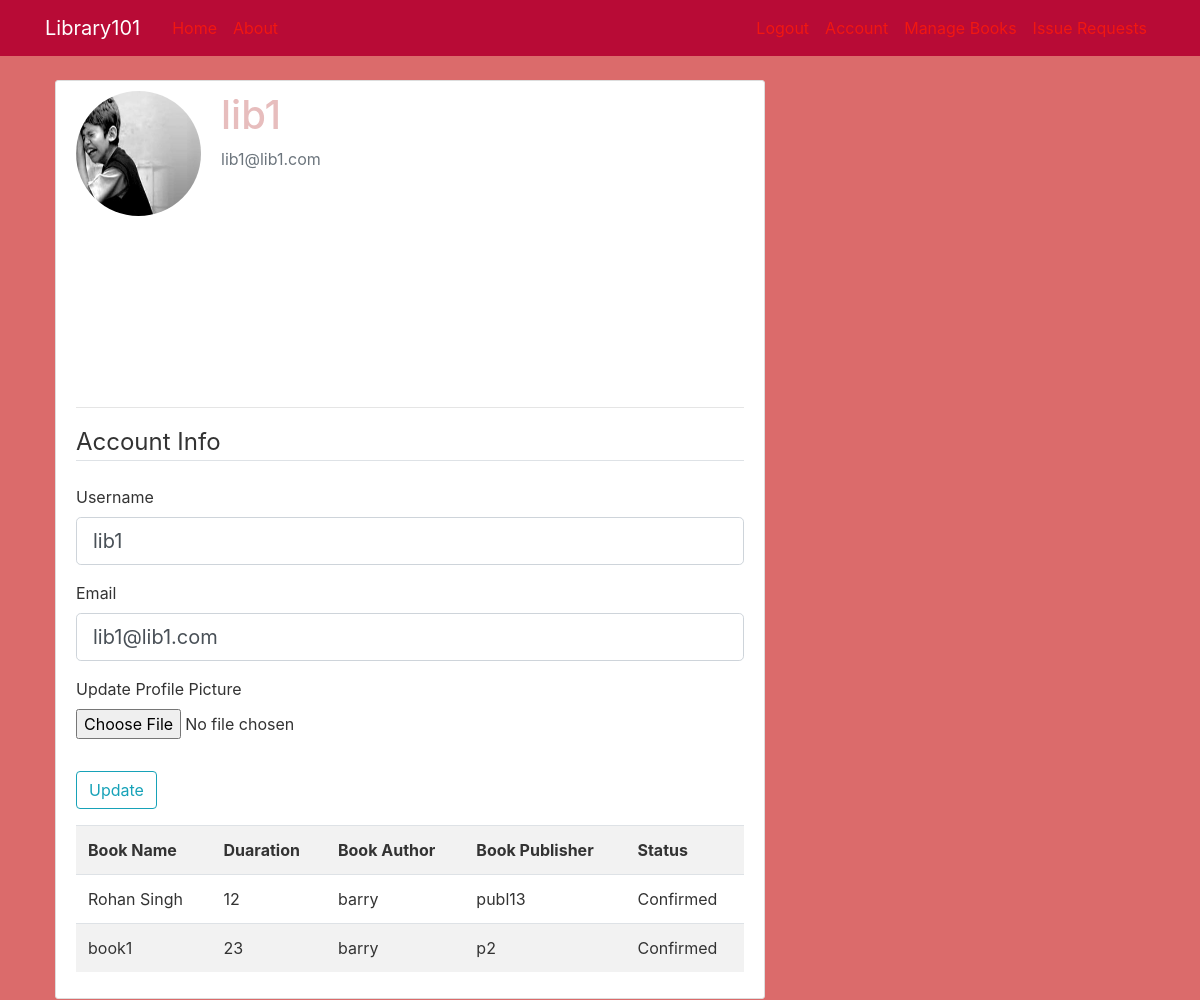
Page /account (signed in) on the committed database.
### web_App/models.py (models this page shows, shortened)
class User(db.Model, UserMixin):
    id = db.Column(db.Integer, primary_key=True)
    username = db.Column(db.String(20), unique=True, nullable=False)
    email = db.Column(db.String(120), unique=True, nullable=False)
    image_file = db.Column(db.String(20), nullable=False, default='default.jpg')
    password = db.Column(db.String(200), nullable=False)
    token=db.Column(db.String(20),nullable=True)
    books = db.relationship('Irequest', backref='issuer', lazy=True)
    posts = db.relationship('Post', backref='author', lazy=True)

class Irequest(db.Model):
    id = db.Column(db.Integer, primary_key=True)
    book_name = db.Column(db.String(100), nullable=False)
    duration = db.Column(db.Integer, nullable=False)
    image_file = db.Column(db.String(20), nullable=False, default='default.jpg')
    confirmation_status = db.Column(db.String(20), nullable=False, default='wait')
    book_entry_id = db.Column(db.Integer, db.ForeignKey('book.id'), nullable=False)
    user_name = db.Column(db.String(20), db.ForeignKey('user.username'), nullable=False)

class Book(db.Model):
    id = db.Column(db.Integer, primary_key=True)
    title = db.Column(db.String(100), nullable=False)
    genre = db.Column(db.String(40))
    writer = db.Column(db.String(20), nullable=False)
    publisher=db.Column(db.String(20), nullable=False)#db.Column(db.DateTime, nullable=False, default=datetime.utcnow)
    summary = db.Column(db.String(200), nullable=False)#db.Column(db.Text, nullable=False)
    availability=db.Column(db.Integer, nullable=False, default=0)
    img_file = db.Column(db.String(20), nullable=False, default='default1.jpeg')
    rating = db.Column(db.Integer ,nullable=False, default=0)
    posts = db.relationship('Post', backref='owner', lazy=True)
    issued = db.relationship('Irequest', backref='issued', lazy=True)

### web_App/route.py (the view)
@app.route("/account",  methods=['GET', 'POST'])
@login_required
def account():
    requests = Irequest.query.filter_by(user_name=current_user.username).all()
    form=UpdateAccountForm()
    folder='profile_pics'
    if form.validate_on_submit():
        print("yyyyy",form.picture.data)
        if form.picture.data:
            print("yyyyy",form.picture.data)
            picture_file = save_picture(form.picture.data, folder)
            current_user.image_file = picture_file
        current_user.username=form.username.data
        current_user.email=form.email.data
        db.session.commit()
        flash("You account has been Updated", 'success')
        return redirect(url_for('account'))
    elif request.method =='GET':
        form.username.data=current_user.username
        form.email.data=current_user.email
    image_file = url_for('static', filename='profile_pics/' + current_user.image_file)
    print(image_file)
    return render_template('account.html', title='Account', image_file=image_file, form=form, requests=requests)

### web_App/forms.py (shortened to what this page needs)
class UpdateAccountForm(FlaskForm):
    username = StringField('Username',
                           validators=[DataRequired(), Length(min=2, max=20)])
    email = StringField('Email',
                        validators=[DataRequired(), Email()])
    picture = FileField('Update Profile Picture', validators=[FileAllowed(['jpg', 'png'])])
    submit = SubmitField('Update')

### web_App/models.py (called while the page is built)
@login_manager.user_loader
def load_user(user_id):
    if User.query.get(int(user_id)):
        return User.query.get(int(user_id))
    elif Librarian.query.get(int(user_id)):
        return Librarian.query.get(int(user_id))

### web_App/templates/account.html (shortened to what this page needs)
{% extends "layout.html" %}
{% block content %}
    <div class="content-section">
      <div class="media">
        <img class="rounded-circle account-img" src="{{image_file}}">
        <div class="media-body">
          <h2 class="account-heading">{{ current_user.username }}</h2>
          <p class="text-secondary">{{ current_user.email }}</p>
        </div>
        </div>
        <div>
        <hr>
        <table class="table table-striped">
        <tr>
            <th>Book Name</th>
            <th>Duaration</th>
            <th>Book Author</th>
            <th>Book Publisher</th>
            <th>Status</th>
        </tr>
        {% for req in requests %}
        <tr>
            <td>{{req.book_name}}</td>
            <td>{{req.duration}}</td>
            <td>{{req.issued.writer}}</td>
            <td>{{req.issued.publisher}}</td>
            <td>{{req.confirmation_status}}</td>
        </tr>
        {% endfor %}
        </div>
        <form method="POST" action="" enctype="multipart/form-data">
            <fieldset class="form-group">
                <legend class="border-bottom mb-4">Account Info</legend>
                <div class="form-group">
                    {{ form.username.label(class="form-control-label") }}
                    {% if form.username.errors %}
                        {{ form.username(class="form-control form-control-lg is-invalid") }}
                        <div class="invalid-feedback">
                            {% for error in form.username.errors %}
                                <span>{{ error }}</span>
                            {% endfor %}
                        </div>
                    {% else %}
                        {{ form.username(class="form-control form-control-lg") }}
                    {% endif %}
                </div>
                <div class="form-group">
                    {{ form.email.label(class="form-control-label") }}
                    {% if form.email.errors %}
                        {{ form.email(class="form-control form-control-lg is-invalid") }}
                        <div class="invalid-feedback">
                            {% for error in form.email.errors %}
                                <span>{{ error }}</span>
                            {% endfor %}
                        </div>
                    {% else %}
                        {{ form.email(class="form-control form-control-lg") }}
                    {% endif %}
                </div>
                <div class="form-group">
                    {{ form.picture.label() }}
                    {{ form.picture(class="form-control-file") }}
                </div>
            </fieldset>
            <div class="form-group">
                {{ form.submit(class="btn btn-outline-info") }}
            </div>
        </form>
    </div>
{% endblock content %}

### web_App/static/main.css (style rules this page uses)
body { background: hsl(0, 61%, 64%); color: #333333; margin-top: 5rem; }
h1, h2, h3, h4, h5, h6 { color: #e7bdbd; }
.content-section { background: #ffffff; padding: 10px 20px; border: 1px solid #dddddd; border-radius: 3px; margin-bottom: 20px; margin-right: 10px; margin-left:10px; }
.account-img { height: 125px; width: 125px; margin-right: 20px; margin-bottom: 16px; }
.account-heading { font-size: 2.5rem; }
.media-body { height: 300px; width: 300px; display: inline-block ; }

### rows in the picture
User: username "lib1", email "lib1@lib1.com"
Irequest: book_name "Rohan Singh", duration "12", issued.writer "barry", issued.publisher "publ13", confirmation_status "Confirmed"
Irequest: book_name "book1", duration "23", issued.writer "barry", issued.publisher "p2", confirmation_status "Confirmed"
